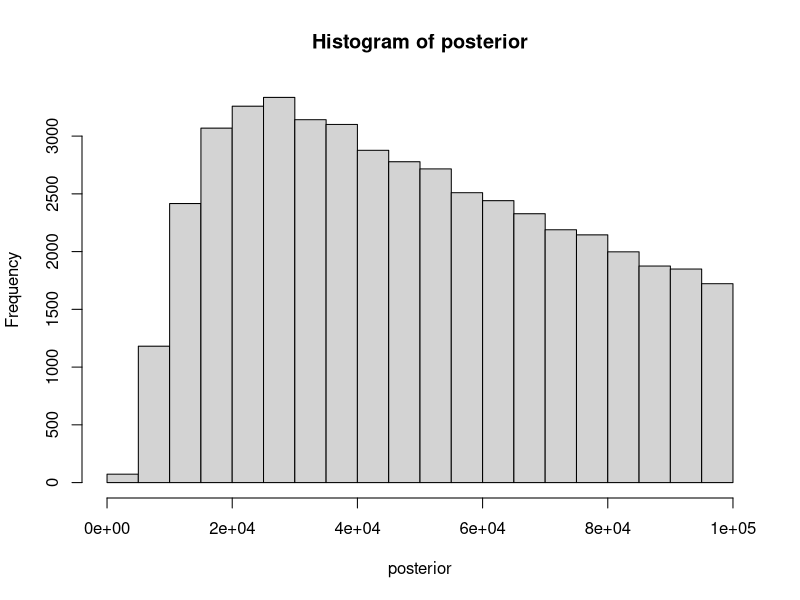
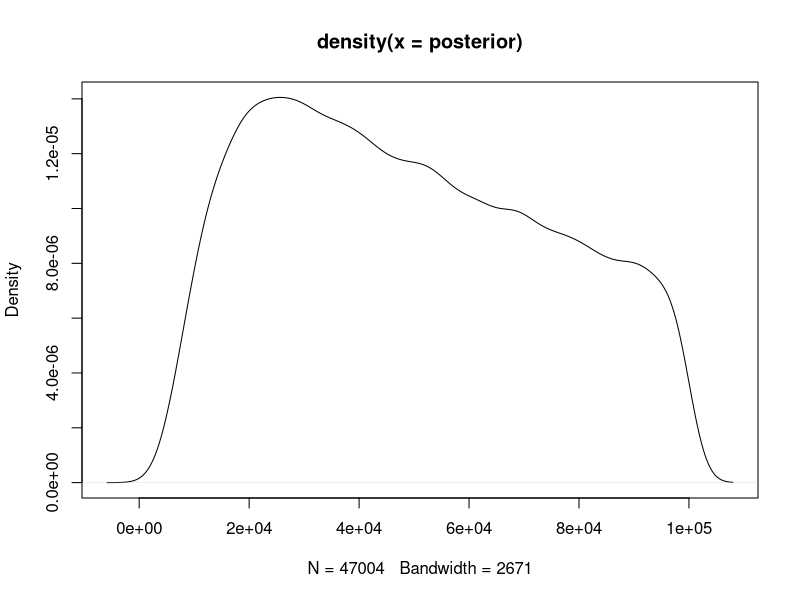
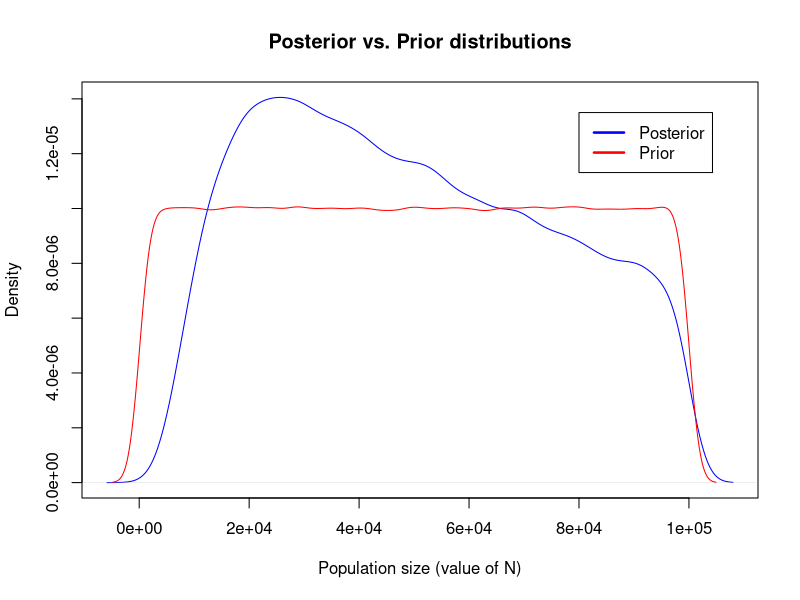

The R script that drew these images, in order:
#M200A - Approx. Bayesian Computation - Dr. Kirk Lohmueller, Fall 2015
#Hayley Stansell
#
#
getwd()
setwd("C:\\Users\\Hayley\\eeb201hayleystansell")
getwd()
#
#Exercise 1
#
#a) Assume that N can be any value b/w 100 and 100,000. Draw 1 million values from the prior dist. of N. 
#Use a uniform distribution for N. Assume that N~U[100, 100000]

?runif
#try simulating the coin flip thing from class
#prior<- runif(1e6)
#D_sim<- rbinom(n=1e6, size=100, p=prior)
#plot(D_sim)
#This produces a "black block", x-axis going from 0 to 1e6, y-axis going from 0 to 100....
#?plot
#how is a number the prior distribution???? 
prior<- runif(n=1e6, min = 100, max = 100000)
prior
#plot(prior) #looks correct in terms of axes
#

#b) For each value of N, simulate a TMRCA. Use same approach as on last week's assignment. Note that you are using N (vs. 2N)
#   because you are dealing with haploid samples (2 haploid samples from 2 individuals, one c-some per individ.)

rate<- 1/(prior)
mostrecent<- rexp(1e6, rate)
#######DOES NOT NEED TO BE A LOOP!, R automatically takes each value of "prior" and plugs it in in order to the "mostrecent" vector
#######Follows that NEITHER DOES NEXT STEP
mostrecent
length(mostrecent)


#c) For each TMRCA, add a Poisson number of mutations w/ the appropriate mutation rate. 
#   rate = mu = 1e-8 per base pair per c-some....for 100kb is 1e-3.... *2? for 2 c-somes??
ratemu<- 1e-3
snpnumber<- rpois(1e6, mostrecent*ratemu*2)
snpnumber
max(snpnumber)
length(snpnumber)


#d) Set parameters to "choose" which draws from the prior give data that approx. the OBSERVED number of SNPs
#accept all values of "N" that give b/w 45 and 55 SNPs
sims<- cbind(prior, snpnumber)
simslower<- subset(sims, sims[,2]>45)
simsupper<- subset(simslower, simslower[,2]<55)
posterior<-simsupper[,1]
posterior
max(posterior)
min(posterior)
hist(posterior)
density(posterior)
plot(density(posterior))

#e) I should be done!


#############################################################################################EXERCISE TWO

#Make a density plot of your prior and posterior distributions of N. 
#plot them on the same axes, label which line corresponds to the prior, which corresponds to the posterior


density(posterior)
plot(density(posterior), main= "Posterior vs. Prior distributions", xlab= "Population size (value of N)", col= "blue")
density(prior)
?lines
# "lines() adds a line to an existing plot --- lines(namevector, col = color)
lines(density(prior), col= "red")
?legend
legend(8e04,1.35e-05, # places a legend at the appropriate place 
       c("Posterior", "Prior"), # puts text in the legend
       
       lty=c(1,1), # gives the legend appropriate symbols (lines)
       
       lwd=c(2.5,2.5),col=c("blue", "red")) # gives the legend lines the correct color and width

###########################################################################################EXERCISE THREE

#What is the median value of the posterior distribution of N?

